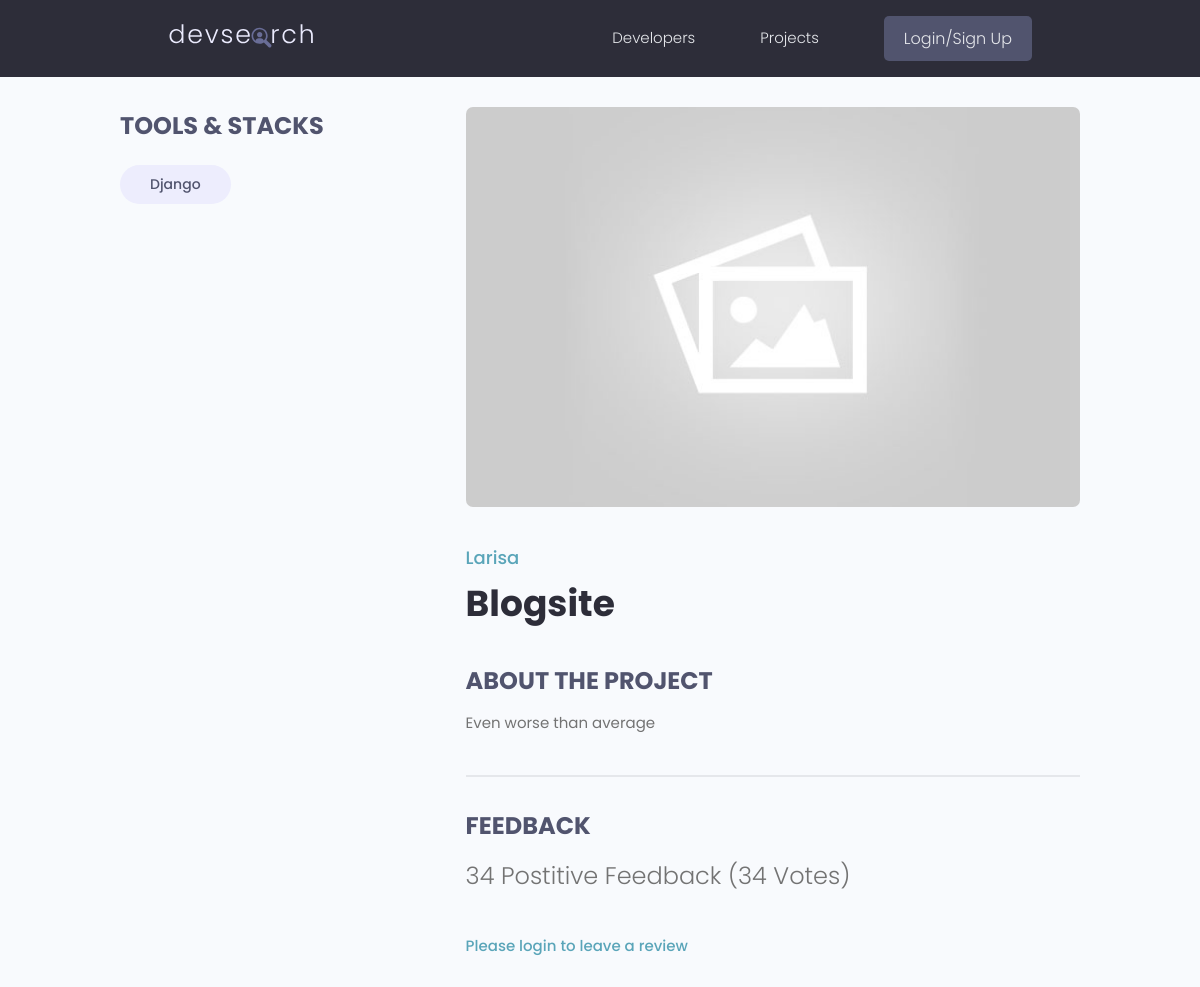
Page /projects/project/13358e1d-53bd-4323-b3ea-017c10fdd52f on the earlier database version.
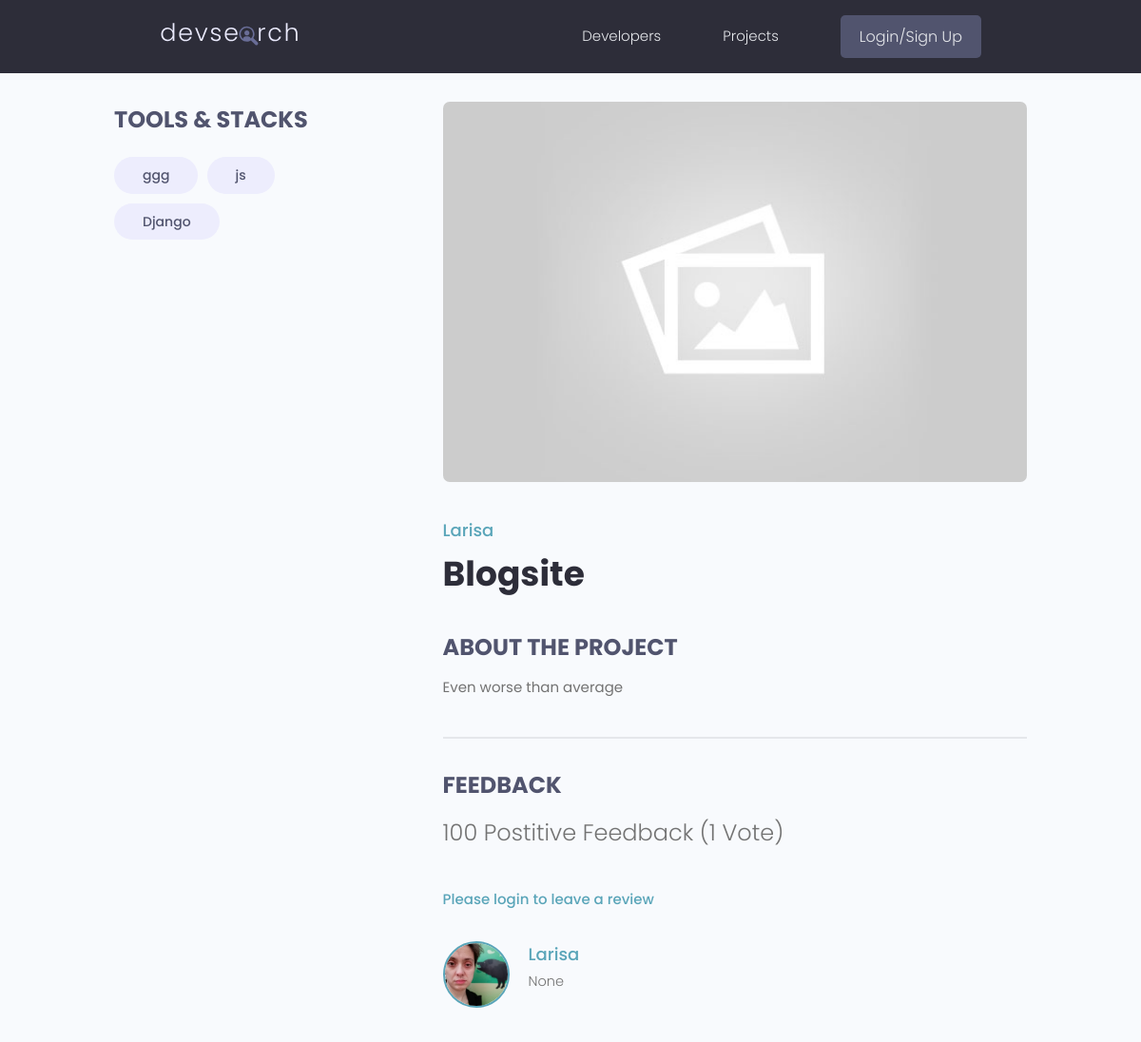
Same page on the later database version.
### projects/models.py (models this page shows, shortened)
class Tag(models.Model):
    name = models.CharField(max_length=200)
    created = models.DateTimeField(auto_now_add=True)
    id = models.UUIDField(default=uuid.uuid4, unique=True, primary_key=True, editable=False)
    def __str__(self):
        return self.name

class Project(models.Model):
    owner = models.ForeignKey(Profile, null=True, blank=True, on_delete=models.CASCADE)
    title = models.CharField(max_length=200)
    description = models.TextField(null=True, blank=True)
    featured_image = models.ImageField(null=True, blank=True, default="default.jpg")
    demo_link = models.CharField(max_length=2000, null=True, blank=True)
    source_link = models.CharField(max_length=2000, null=True, blank=True)
    tags = models.ManyToManyField('Tag', blank=True)
    vote_total = models.IntegerField(default=0, null=True, blank=True)
    vote_ratio = models.IntegerField(default=0, null=True, blank=True)
    created = models.DateTimeField(auto_now_add=True)
    id = models.UUIDField(default=uuid.uuid4, unique=True, primary_key=True, editable=False)
    class Meta:
        ordering = ['-vote_ratio', '-vote_total', 'title']
    @property
    def imageURL(self):
        try:
            url = self.featured_image.url
        except:
            url = ''
        return url
    @property
    def reviewers(self):
        queryset = self.review_set.all().values_list('owner__id', flat=True)
        return queryset

class Review(models.Model):
    VOTE_TYPE = (
        ('up', 'Up Vote'),
        ('down', 'Down Vote'),
    )
    owner = models.ForeignKey(Profile, on_delete=models.CASCADE, null=True)
    project = models.ForeignKey(Project, on_delete=models.CASCADE)
    body = models.TextField(null=True, blank=True)
    value = models.CharField(max_length=200, choices=VOTE_TYPE)
    created = models.DateTimeField(auto_now_add=True)
    id = models.UUIDField(default=uuid.uuid4, unique=True, primary_key=True, editable=False)
    class Meta:
        unique_together = [['owner', 'project']]

### users/models.py (models this page shows, shortened)
class Profile(models.Model):
    user = models.OneToOneField(User, on_delete=models.CASCADE, null=True, blank=True)
    name = models.CharField(max_length=200, blank=True, null=True)
    email = models.EmailField(max_length=500, blank=True, null=True)
    username = models.CharField(max_length=200, blank=True, null=True)
    location = models.CharField(max_length=200, blank=True, null=True)
    short_info = models.CharField(max_length=200, blank=True, null=True)
    bio = models.TextField(blank=True, null=True)
    profile_image = models.ImageField(null=True, blank=True, upload_to='profiles/', default='profiles/user-default.jpg')
    social_github = models.CharField(max_length=200, blank=True, null=True)
    social_twitter = models.CharField(max_length=200, blank=True, null=True)
    social_linkedin = models.CharField(max_length=200, blank=True, null=True)
    social_youtube = models.CharField(max_length=200, blank=True, null=True)
    social_website = models.CharField(max_length=200, blank=True, null=True)
    created = models.DateTimeField(auto_now_add=True)
    id = models.UUIDField(default=uuid.uuid4, unique=True, primary_key=True, editable=False)
    class Meta:
        ordering = ['created']

### projects/views.py (the view, shortened to what this page needs)
# urls.py: path('project/<str:pk>', views.project, name="project"),
def project(request, pk):
    projectObj = Project.objects.get(id=pk)
    form = ReviewForm()
    print("projectObj", projectObj.reviewers)
    return render(request, 'projects/project.html', {'project': projectObj, 'form': form})

### projects/templates/projects/project.html (shortened to what this page needs)
{% extends 'main.html' %}
{% block content %}
<main class="singleProject my-md">
    <div class="container">
      <div class="layout">
        <div class="column column--1of3">
          <h3 class="singleProject__subtitle">Tools & Stacks</h3>
          <div class="singleProject__toolStack">
            {% for tag in project.tags.all %}
            <span class="tag tag--pill tag--sub tag--lg">
                <small>{{ tag }}</small>
            </span>
            {% endfor %}
          </div>
        </div>
        <div class="column column--2of3">
          <img class="singleProject__preview" src="{{ project.imageURL}}" alt="portfolio thumbnail" />
          <a href="{% url 'user-profile' project.owner.id %}" class="singleProject__developer">{{project.owner.name}}</a>
          <h2 class="singleProject__title">{{ project.title }}</h2>
          <h3 class="singleProject__subtitle">About the Project</h3>
          <div class="singleProject__info">
            {{ project.description }}
          </div>
          <div class="comments">
            <h3 class="singleProject__subtitle">Feedback</h3>
            <h5 class="project--rating">
              {{ project.vote_ratio }} Postitive Feedback ({{project.vote_total}} Vote{{project.vote_total|pluralize:"s"}})
            </h5>
            {% if request.user.profile.id in project.reviewers %}
            <p> You have already submitted your review for this project </p>
            {% elif request.user.profile == project.owner %}
            <p> You cannot review your own project </p>
            {% else %}
            <a href="{% url 'login' %}?next={{request.path}}"> Please login to leave a review</a>
            {% endif %}
            <div class="commentList">
              {% for review in project.review_set.all %}
              <div class="comment">
                <a href="{% url 'user-profile' review.owner.id %}">
                  <img class="avatar avatar--md"
                    src="{{review.owner.profile_image.url}}" alt="user" />
                </a>
                <div class="comment__details">
                  <a href="{% url 'user-profile' review.owner.id %}" class="comment__author">{{review.owner.name}}</a>
                  <p class="comment__info">
                    {{review.body|linebreaksbr}}
                  </p>
                </div>
              </div>
              {% endfor %}
            </div>
          </div>
        </div>
      </div>
    </div>
  </main>
{% endblock content %}

Differences in the rows shown:
added Tag: name "ggg"
added Tag: name "js"
changed Project "Blogsite": vote_ratio "34" → "100"; vote_total "34" → "1"
added Review: owner.profile_image (picture), owner.name "Larisa", body "None"
